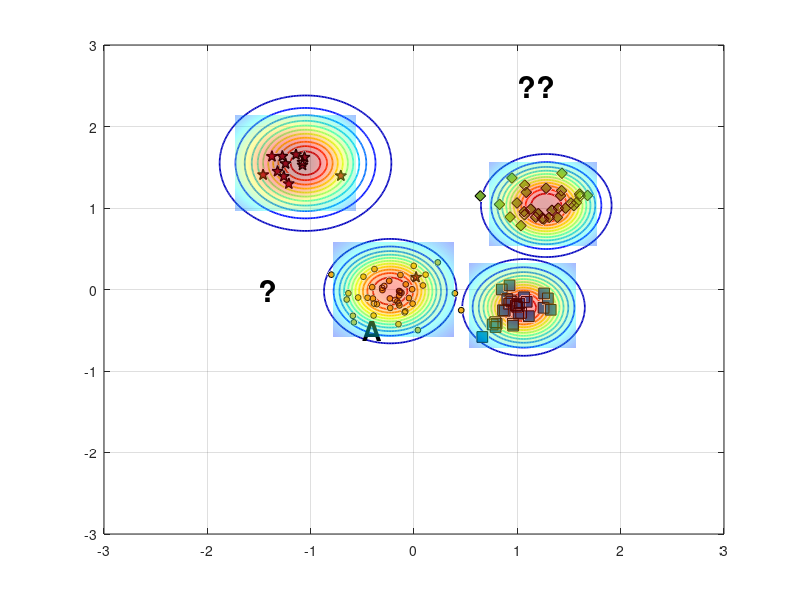

MATLAB code to generate this figure: (Note: this script raises an error after producing the figure.)
%% Reproduce EVM-style demo figure (no toolboxes)
clear; close all; clc; rng(7);

% ---------- 1) 合成四类二维数据 ----------
% 类中心（大致对应图中位置）
C_star  = [-1.15  1.55];   % 红色星
C_diam  = [ 1.25  1.05];   % 绿色菱形
C_square= [ 1.05 -0.20];   % 蓝色方块
C_dot   = [-0.20  0.00];   % 蓝色小点（被 A 标注影响的那簇）

% 协方差（控制每簇形状）
S = @(sx,sy,rho)[sx^2 rho*sx*sy; rho*sx*sy sy^2];
Sig_star   = S(0.18,0.20, 0.05);
Sig_diam   = S(0.22,0.18,-0.10);
Sig_square = S(0.20,0.16, 0.05);
Sig_dot    = S(0.25,0.18, 0.00);

% 从高斯采样（不用 mvnrnd）
sample = @(N,mu,SIG) (randn(N,2)*chol(SIG,'lower') + mu);

X_star   = sample(12,C_star,   Sig_star);
X_diam   = sample(30,C_diam,   Sig_diam);
X_square = sample(28,C_square, Sig_square);
X_dot    = sample(45,C_dot,    Sig_dot);

% 加一个“离群星”靠近 A（见原图左中）
X_star = [X_star; 0.02 0.15];

% ---------- 2) 底面散点与样式 ----------
figure('Color','w','Position',[100,100,800,600]);
hold on; box on; grid on;
z0 = 0; % 所有散点都放在 z=0 的平面

% 确保按照绘制顺序叠放，便于把散点置顶
set(gca,'SortMethod','childorder');

h_star   = scatter3(X_star(:,1),  X_star(:,2),  z0+zeros(size(X_star,1),1),  70, ...
        'pentagram', 'filled', 'MarkerEdgeColor','k', 'MarkerFaceColor',[0.635294 0.0784314 0.184314], 'LineWidth',1.0); % 红色五角星 #A2142F
h_diam   = scatter3(X_diam(:,1),  X_diam(:,2),  z0+zeros(size(X_diam,1),1),  60, ...
        'd', 'filled', 'MarkerEdgeColor','k', 'MarkerFaceColor',[0.466667 0.674510 0.188235]); % 绿色菱形 #77AC30
h_square = scatter3(X_square(:,1),X_square(:,2),z0+zeros(size(X_square,1),1),60, ...
        's', 'filled', 'MarkerEdgeColor','k', 'MarkerFaceColor',[0 0.447059 0.741176]); % 蓝色正方形 #0072BD
h_dot    = scatter3(X_dot(:,1),   X_dot(:,2),   z0+zeros(size(X_dot,1),1),   18, ...
        'o', 'filled', 'MarkerEdgeColor','k', 'MarkerFaceColor',[0.929412 0.694118 0.125490]); % 黄色圆形 #EDB120


% ---------- 3) ψ-model 等值环（彩色同心） ----------
% 采用带形状参的径向函数 psi(r) = exp(-(r/s)^t)
psi = @(X,Y,cx,cy,s,t) exp( - ( sqrt((X-cx).^2 + (Y-cy).^2) ./ s ).^t );

% 选几处“极端向量/代表点”（包含 A 所在）
EV = [ -0.23 -0.02 ;   % A 对应蓝点极端向量
        1.06 -0.22 ;   % 蓝方块
        1.28  1.03 ;   % 绿菱形
       -1.05  1.55 ];  % 红星
scale = [0.42, 0.36, 0.40, 0.48];   % 各自 scale
shape = [2.6,  2.2,  2.4,  2.0];    % 各自 shape

% 网格
[xg,yg] = meshgrid(linspace(-3,3,400));
colormap(jet); caxis([0 1]);

% 等高线层级（红到蓝：高到低）
levels = linspace(1.0,0.05,12);

for k = 1:size(EV,1)
    Z = psi(xg,yg,EV(k,1),EV(k,2),scale(k),shape(k));
    [~, h] = contour(xg,yg,Z,levels);    % 直接画在底面，保持颜色映射
    set(h,'LineWidth',1.25);

    % 将等高线明确压到 z=0（兼容不同 MATLAB 版本）
    ch = get(h,'Children');
    for ic = 1:numel(ch)
        zd = get(ch(ic),'ZData');
        if ~isempty(zd)
            set(ch(ic),'ZData',zeros(size(zd))); % 强制贴在 z=0
        end
    end
end

% 标出 A 与问号
text(-0.5,-0.5,0,'A','FontWeight','bold','FontSize',20,'Color','k');
text( 1, 2.5,0,'??','FontWeight','bold','FontSize',22,'Color','k');
text( -1.5,0,0,'?','FontWeight','bold','FontSize',22,'Color','k');

% ---------- 4) 上方半透明“钟形面”（表示类支持/概率） ----------
% 用四个高斯穹顶，中心与各簇一致
gauss2 = @(X,Y,cx,cy,s) exp(-((X-cx).^2 + (Y-cy).^2)/(2*s^2));
tops  = {C_star, C_diam, C_square, C_dot};
sigT  = [0.45 0.40 0.40 0.45];   % 更小的 sigma，使穹顶更集中
amp   = [1.05 0.95 0.90 0.85];

% 抬高穹顶，并缩小每个穹顶的覆盖范围（为每个穹顶使用局部网格）
zlift      = 0.18;   % 统一抬高量（不改变颜色映射）
spanFactor = 1.3;    % 每个穹顶半宽 = spanFactor * sigma（越小覆盖越小）
gridN      = 121;    % 局部网格分辨率

for i=1:4
    cx = tops{i}(1); cy = tops{i}(2);
    span = spanFactor * sigT(i);
    [xgi,ygi] = meshgrid(linspace(cx - span, cx + span, gridN), ...
                         linspace(cy - span, cy + span, gridN));

    Zt = amp(i) * gauss2(xgi,ygi,cx,cy,sigT(i));
    % 用 Zt 作为颜色，Zt+zlift 作为高度，从而抬高且保留原色
    s1 = surf(xgi,ygi, Zt + zlift, Zt, 'EdgeColor','none', 'FaceAlpha',0.35);
end
shading interp; 
% camlight headlight; 
lighting gouraud;

% 将散点推到顶层
uistack([h_star h_diam h_square h_dot], 'top');

% ---------- 5) 轴、视角与观感 ----------
xlim([-2 2]); ylim([-1 3]); zlim([0 1.25]); view(47,21);
axis vis3d; daspect([1 1 0.8]);
set(gca,'FontName','Times New Roman','FontSize',12,'LineWidth',1);
% xlabel('x'); ylabel('y'); zlabel('score / \psi');

% 网格和背景风格
grid on; 
% set(gca,'GridAlpha',0.2,'MinorGridAlpha',0.2);
